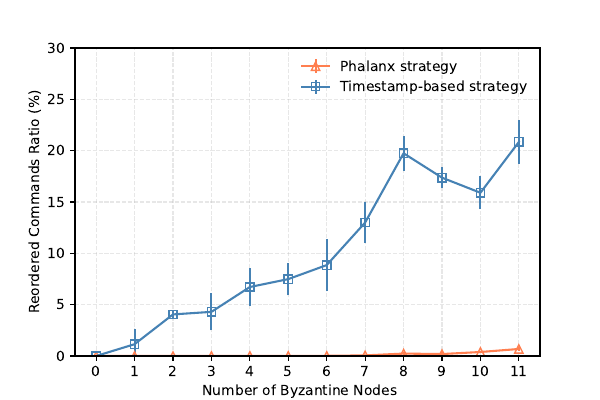

Recreate this plot in Python.
import matplotlib.pyplot as plt

# Measurements from throughput.data

# Measurements from latency.data

bsize = [
    ('phalanx reordered rate', [
        (0, 0),  # 0
        (1, 0),  # 0
        (2, 0),  # 0
        (3, 0),  # 0
        (4, 0),  # 0.028
        (5, 0),  # 0.035
        (6, 0),  # 0.04
        (7, 0.09),  # 0.03
        (8, 0.16),  # 0.31
        (9, 0.1),  # 0.28
        (10, 0.32),  # 0.46
        (11, 0.59),  # 0.78
    ], '-p', 'brown'),
    ('timestamp-based reordered rate', [
        (0, 0),  # 0
        (1, 0.4),  # 1.9
        (2, 4.2),  # 3.9
        (3, 3.4),  # 5.2
        (4, 4.8),  # 7.64
        (5, 5.7),  # 8.28
        (6, 5.57),  # 10.14
        (7, 12),  # 14
        (8, 20.6),  # 18.89
        (9, 16.87),  # 17.87
        (10, 16.7),  # 15.1
        (11, 21.9),  # 19.0
    ], '-d', 'peru'),
]


def do_plot():
    f, ax = plt.subplots(1, 1, figsize=(6, 4))
    replicaNo = [0, 1, 2, 3, 4, 5, 6, 7, 8, 9, 10, 11]
    xticks = [0, 1, 2, 3, 4, 5, 6, 7, 8, 9, 10, 11]
    xticks_label = ["0", "1", "2", "3", "4", "5", "6", "7", "8", "9", "10", "11"]
    thru = [
        ('Phalanx strategy', [
            [0.0, 0.0],
            [0.0, 0.0],
            [0.0, 0.0],
            [0.0, 0.0],
            [0.0, 0.028],
            [0.0, 0.035],
            [0.0, 0.040],
            [0.090, 0.030],
            [0.160, 0.310],
            [0.100, 0.280],
            [0.320, 0.460],
            [0.590, 0.780],
        ], '-^', 'coral'),
        ('Timestamp-based strategy', [
            [0.0, 0.0],
            [0.4, 1.9],
            [4.2, 3.9],
            [3.4, 5.2],
            [5.8, 7.64],
            [6.7, 8.28],
            [7.57, 10.14],
            [12.0, 14.0],
            [20.6, 18.89],
            [16.87, 17.87],
            [16.7, 15.1],
            [21.9, 19.8],
        ], '-s', 'steelblue'),
    ]
    for name, entries, style, color in thru:
        thru = []
        errs = []
        for item in entries:
            thru.append((item[0] + item[1]) / 2.0)
            errs.append(abs(item[0] - item[1]))
        ax.errorbar(replicaNo, thru, yerr=errs, fmt=style, mec=color, color=color, mfc='none', label='%s' % name,
                    markersize=6)
        ax.set_ylabel("Reordered Commands Ratio (%)")
        ax.legend(loc='best', fancybox=True, frameon=False, framealpha=0.8)
        ax.set_xticks(xticks)
        ax.set_ylim([0, 30])
        ax.set_xticklabels(xticks_label)
        ax.set_xticklabels(("", "", "", "", "", "", "", "", "", "", "", ""))
    ax.set_xticklabels(xticks_label)
    ax.grid(linestyle='--', alpha=0.3)
    f.text(0.5, 0.02, 'Number of Byzantine Nodes', ha='center', va='center')
    plt.savefig('adversarial-comparison.pdf', format='pdf')
    plt.show()


if __name__ == '__main__':
    do_plot()
